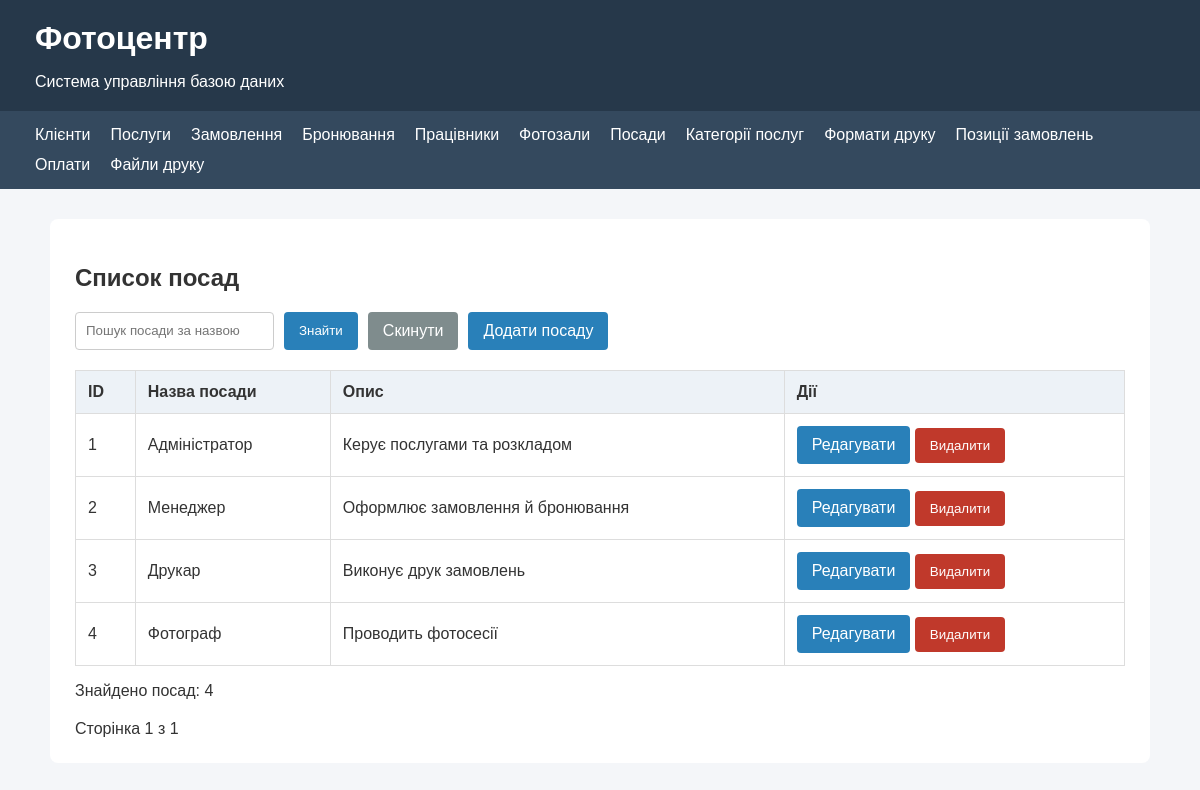
Screenshot of /roles.php with the database file from the repository.
### tables this page shows
CREATE TABLE `Role` (
  `role_id` int NOT NULL AUTO_INCREMENT,
  `role_name` varchar(50) NOT NULL,
  `description` varchar(255) DEFAULT NULL,
  PRIMARY KEY (`role_id`)
);

### src/functions.php (called while the page is built, shortened)
<?php
function e($value): string
{
    return htmlspecialchars(
        (string) $value,
        ENT_QUOTES | ENT_SUBSTITUTE,
        'UTF-8'
    );
}

### public/roles.php (the view, shortened to what this page needs)
<?php
require_once __DIR__ . '/../src/db.php';
require_once __DIR__ . '/../src/functions.php';
$search = trim($_GET['search'] ?? '');
$page = max(1, (int) ($_GET['page'] ?? 1));
$limit = 5;
$countStmt = $pdo->prepare(
    "SELECT COUNT(*) FROM `Role`
     WHERE role_name LIKE :search"
);
$countStmt->execute([
    'search' => '%' . $search . '%'
]);
$total = (int) $countStmt->fetchColumn();
$totalPages = max(1, (int) ceil($total / $limit));
$page = min($page, $totalPages);
$offset = ($page - 1) * $limit;
$stmt = $pdo->prepare(
    "SELECT * FROM `Role`
     WHERE role_name LIKE :search
     ORDER BY role_id
     LIMIT :limit OFFSET :offset"
);
$stmt->bindValue(
    ':search', '%' . $search . '%', PDO::PARAM_STR
);
$stmt->bindValue(':limit', $limit, PDO::PARAM_INT);
$stmt->bindValue(':offset', $offset, PDO::PARAM_INT);
$stmt->execute();
$roles = $stmt->fetchAll();
?>
<!DOCTYPE html>
<html lang="uk">
<head>
    <link rel="stylesheet" href="css/style.css">
</head>
<body>
<?php require __DIR__ . '/../src/nav.php'; ?>
<main>
    <h2>Список посад</h2>
    <form method="get" action="roles.php" class="toolbar">
        <input type="search"
               name="search"
               placeholder="Пошук посади за назвою"
               value="<?= e($search) ?>">
        <button type="submit">Знайти</button>
        <a href="roles.php" class="cancel-btn">
            Скинути
        </a>
        <a href="role_form.php" class="add-btn">
            Додати посаду
        </a>
    </form>
    <table>
        <thead>
            <tr>
                <th>ID</th>
                <th>Назва посади</th>
                <th>Опис</th>
                <th>Дії</th>
            </tr>
        </thead>
        <tbody>
            <?php foreach ($roles as $role): ?>
                <tr>
                    <td><?= e($role['role_id']) ?></td>
                    <td><?= e($role['role_name']) ?></td>
                    <td>
                        <?= e($role['description'] ?? '—') ?>
                    </td>
                    <td>
                        <a class="edit-btn"
                           href="role_form.php?id=<?= e($role['role_id']) ?>">
                            Редагувати
                        </a>
                        <form action="role_delete.php"
                              method="post"
                              class="delete-form"
                              onsubmit="return confirm('Видалити посаду?');">
                            <button type="submit" class="delete-btn">
                                Видалити
                            </button>
                        </form>
                    </td>
                </tr>
            <?php endforeach; ?>
        </tbody>
    </table>
    <p>Знайдено посад: <?= $total ?></p>
    <div class="pagination">
        <span>
            Сторінка <?= $page ?> з <?= $totalPages ?>
        </span>
    </div>
</main>
</body>
</html>

### public/css/style.css (style rules this page uses)
* { box-sizing: border-box; }
body { margin: 0; font-family: Arial, sans-serif; background-color: #f4f6f9; color: #333; }
main { max-width: 1100px; margin: 30px auto; padding: 25px; background: white; border-radius: 8px; }
.toolbar { display: flex; flex-wrap: wrap; gap: 10px; margin-bottom: 20px; }
input { padding: 10px; border: 1px solid #ccc; border-radius: 4px; }
button { padding: 10px 15px; background-color: #2980b9; color: white; border: none; border-radius: 4px; cursor: pointer; }
table { width: 100%; border-collapse: collapse; }
th, td { padding: 12px; border: 1px solid #ddd; text-align: left; }
th { background-color: #edf2f7; }
.pagination { margin-top: 20px; display: flex; align-items: center; gap: 15px; }
.cancel-btn { display: inline-block; padding: 10px 15px; color: white; background-color: #7f8c8d; border-radius: 4px; text-decoration: none; }
.add-btn { display: inline-block; padding: 10px 15px; background-color: #2980b9; color: white; text-decoration: none; border-radius: 4px; }
.edit-btn { display: inline-block; padding: 10px 15px; background-color: #2980b9; color: white; text-decoration: none; border-radius: 4px; }
.delete-form { display: inline-block; margin: 0; }
.delete-btn { background-color: #c0392b; }

### rows the page displays
role: role_id "1", role_name "Адміністратор", description "Керує послугами та розкладом"
role: role_id "2", role_name "Менеджер", description "Оформлює замовлення й бронювання"
role: role_id "3", role_name "Друкар", description "Виконує друк замовлень"
role: role_id "4", role_name "Фотограф", description "Проводить фотосесії"

### other values shown
$total "4"
$page "1"
$totalPages "1"
